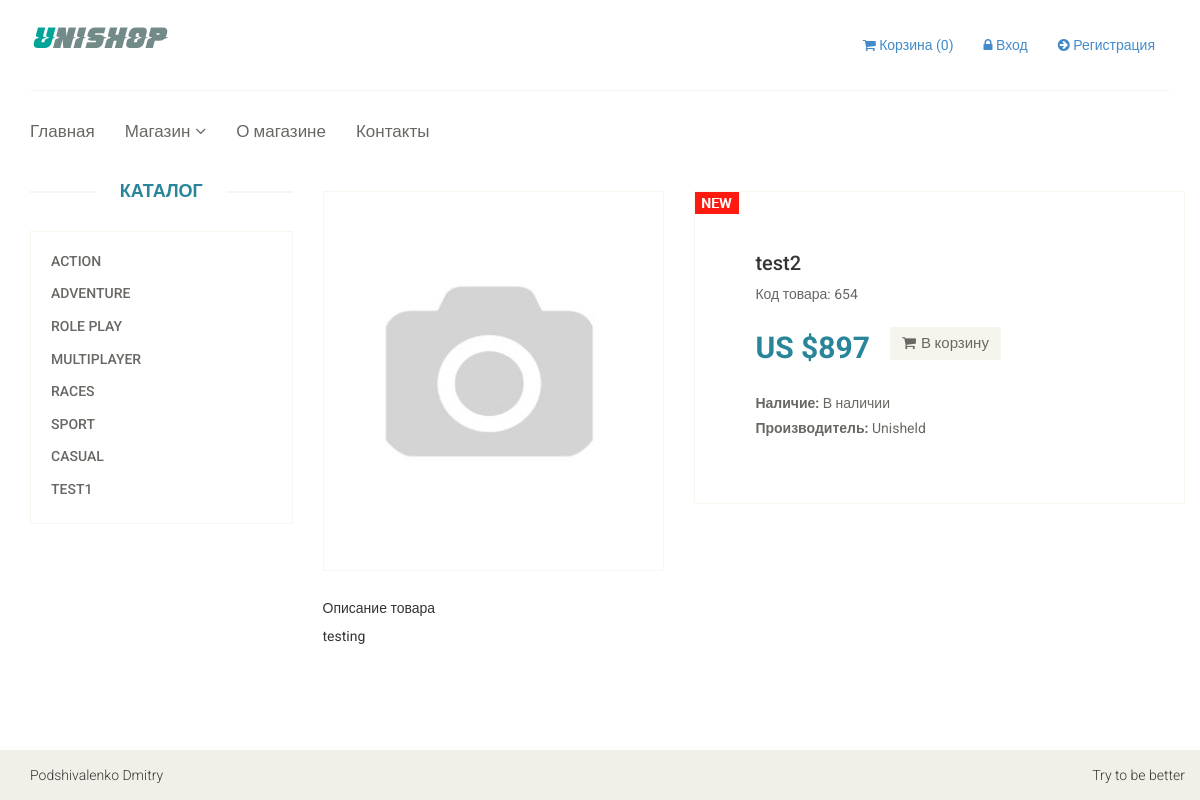
The app's page /product/17 with its own data.
### tables this page shows
CREATE TABLE `action` (
  `id` int(11) NOT NULL,
  `name` varchar(100) NOT NULL,
  `code` int(11) NOT NULL,
  `price` float NOT NULL,
  `category_id` int(11) NOT NULL,
  `brand` varchar(255) NOT NULL,
  `availability` int(11) NOT NULL,
  `description` text NOT NULL,
  `is_new` int(11) NOT NULL DEFAULT '1',
  `status` int(11) NOT NULL DEFAULT '1'
);

CREATE TABLE `game_category` (
  `id` int(11) NOT NULL,
  `name` varchar(255) NOT NULL,
  `sort_order` int(11) NOT NULL DEFAULT '0',
  `status` int(11) NOT NULL DEFAULT '1'
);

### htdocs/config/routes.php (called while the page is built)
<?php
return array(
    'product/([0-9]+)' => 'product/view/$1',
    'catalog' => 'catalog/index',
    'category/([0-9]+)/page-([0-9]+)' => 'catalog/category/$1/$2',
    'category/([0-9]+)' => 'catalog/category/$1',
    'cart/delete/([0-9]+)' => 'cart/delete/$1',
    'cart/add/([0-9]+)' => 'cart/add/$1',
    'cart/addAjax/([0-9]+)' => 'cart/addAjax/$1',
    'cart' => 'cart/index',
    'user/register' => 'user/register',
    'user/login' => 'user/login',
    'user/logout' => 'user/logout',
    'cabinet/edit' => 'cabinet/edit',
    'cabinet' => 'cabinet/index',
    'admin/product/create' => 'adminProduct/create',
    'admin/product/update/([0-9]+)' => 'adminProduct/update/$1',
    'admin/product/delete/([0-9]+)' => 'adminProduct/delete/$1',
    'admin/product' => 'adminProduct/index',
    'admin/category/create' => 'adminCategory/create',
    'admin/category/update/([0-9]+)' => 'adminCategory/update/$1',
    'admin/category/delete/([0-9]+)' => 'adminCategory/delete/$1',
    'admin/category' => 'adminCategory/index',
    'admin' => 'admin/index',
    'contacts' => 'site/contact',
    'about' => 'site/about',
    'index.php' => 'site/index',
    '' => 'site/index',
);

### htdocs/controllers/ProductController.php (called while the page is built)
<?php
class ProductController
{
    public function actionView($productId)
    {
        $categories = Category::getCategoriesList();
        $product = Product::getProductById($productId);
        require_once(ROOT . '/views/product/view.php');
        return true;
    }
}

### htdocs/index.php (called while the page is built, shortened)
<?php
require_once(ROOT.'/components/Autoload.php');
$router = new Router();
$router->run();

### htdocs/components/Autoload.php (called while the page is built, shortened)
<?php
spl_autoload_register(function($class_name)
{
    $array_paths = array(
        '/models/',
        '/components/',
        '/controllers/',
    );
    foreach ($array_paths as $path) {
        $path = ROOT . $path . $class_name . '.php';
    }
});

### htdocs/components/Cart.php (called while the page is built, shortened)
<?php
class Cart
{
    public static function countItems()
    {
        if (isset($_SESSION['products'])) {
            $count = 0;
            foreach ($_SESSION['products'] as $id => $quantity) {
                $count = $count + $quantity;
            }
            return $count;
        } else {
            return 0;
        }
    }
}

### htdocs/models/User.php (called while the page is built, shortened)
<?php
class User
{
    public static function isGuest()
    {
        return true;
    }
}

### htdocs/models/Category.php (called while the page is built, shortened)
<?php
class Category
{
    public static function getCategoriesList()
    {
        $db = Db::getConnection();
        $result = $db->query('SELECT id, name FROM game_category WHERE status = "1" ORDER BY sort_order, name ASC');
        $i = 0;
        $categoryList = array();
        while ($row = $result->fetch()) {
            $categoryList[$i]['id'] = $row['id'];
            $categoryList[$i]['name'] = $row['name'];
            $i++;
        }
        return $categoryList;
    }
}

### htdocs/models/Product.php (called while the page is built, shortened)
<?php
class Product
{
    public static function getProductById($id)
    {
        $db = Db::getConnection();
        $sql = 'SELECT * FROM action WHERE id = :id';
        $result = $db->prepare($sql);
        $result->bindParam(':id', $id, PDO::PARAM_INT);
        $result->setFetchMode(PDO::FETCH_ASSOC);
        $result->execute();
        return $result->fetch();
    }
    public static function getAvailabilityText($availability)
    {
        switch ($availability) {
            case '1':
                return 'В наличии';
                break;
        }
    }
    public static function getImage($id)
    {
        $noImage = 'no-image.jpg';
        $path = '/upload/images/products/';
        $pathToProductImage = $path . $id . '.jpg';
        return $path . $noImage;
    }
}

### htdocs/views/product/view.php (the view)
<?php include ROOT . '/views/layouts/header.php'; ?>
<section>
    <div class="container">
        <div class="row">
            <div class="col-sm-3">
                <div class="left-sidebar">
                    <h2>Каталог</h2>
                    <div class="panel-group category-products">
                        <?php foreach ($categories as $categoryItem): ?>
                            <div class="panel panel-default">
                                <div class="panel-heading">
                                    <h4 class="panel-title">
                                        <a href="/category/<?php echo $categoryItem['id']; ?>">
                                            <?php echo $categoryItem['name']; ?>
                                        </a>
                                    </h4>
                                </div>
                            </div>
                        <?php endforeach; ?>
                    </div>
                </div>
            </div>
            <div class="col-sm-9 padding-right">
                <div class="product-details">
                    <div class="row">
                        <div class="col-sm-5">
                            <div class="view-product">
                                <img src="<?php echo Product::getImage($product['id']); ?>" alt="" />
                            </div>
                        </div>
                        <div class="col-sm-7">
                            <div class="product-information">
                                <?php if ($product['is_new']): ?>
                                    <img src="/template/images/product-details/new.jpg" class="newarrival" alt="" />
                                <?php endif; ?>
                                <h2><?php echo $product['name']; ?></h2>
                                <p>Код товара: <?php echo $product['code']; ?></p>
                                <span>
                                    <span>US $<?php echo $product['price']; ?></span>
                                    <a href="#" data-id="<?php echo $product['id']; ?>"
                                       class="btn btn-default add-to-cart">
                                        <i class="fa fa-shopping-cart"></i>В корзину
                                    </a>
                                </span>
                                <p><b>Наличие:</b> <?php echo Product::getAvailabilityText($product['availability']); ?></p>
                                <p><b>Производитель:</b> <?php echo $product['brand']; ?></p>
                            </div>
                        </div>
                    </div>
                    <div class="row">
                        <div class="col-sm-12">
                            <br/>
                            <h5>Описание товара</h5>
                            <?php echo $product['description']; ?>
                        </div>
                    </div>
                </div>
            </div>
        </div>
    </div>
</section>
<?php include ROOT . '/views/layouts/footer.php'; ?>

### htdocs/components/Router.php (shortened to what this page needs)
<?php
class Router
{
    private $routes;
    public function __construct()
    {
        $routesPath = ROOT . '/config/routes.php';
        $this->routes = include($routesPath);
    }
    private function getURI()
    {
        if (!empty($_SERVER['REQUEST_URI'])) {
            return trim($_SERVER['REQUEST_URI'], '/');
        }
    }
    public function run()
    {
        $uri = $this->getURI();
        foreach ($this->routes as $uriPattern => $path) {
            if (preg_match("~$uriPattern~", $uri)) {
                $internalRoute = preg_replace("~$uriPattern~", $path, $uri);
                $segments = explode('/', $internalRoute);
                $controllerName = array_shift($segments) . 'Controller';
                $actionName = 'action' . ucfirst(array_shift($segments));
                $parameters = $segments;
                $controllerObject = new $controllerName;
                $result = call_user_func_array(array($controllerObject, $actionName), $parameters);
                if ($result != null) {
                    break;
                }
            }
        }
    }
}

### htdocs/views/layouts/header.php (shortened to what this page needs)
<!DOCTYPE html>
<html lang="ru">
    <head>
        <link href="/template/css/bootstrap.min.css" rel="stylesheet">
        <link href="/template/css/font-awesome.min.css" rel="stylesheet">
        <link href="/template/css/main.css" rel="stylesheet">
        <link href="/template/css/responsive.css" rel="stylesheet">
    </head>
    <body>
        <div class="page-wrapper">
            <header id="header">
                <div class="header-middle">
                    <div class="container">
                        <div class="row">
                            <div class="col-sm-4">
                                <div class="logo pull-left">
                                    <a href="/"><img src="/template/images/home/logo.png" alt="" /></a>
                                </div>
                            </div>
                            <div class="col-sm-8">
                                <div class="shop-menu pull-right">
                                    <ul class="nav navbar-nav">
                                        <li><a href="/cart">
                                                <i class="fa fa-shopping-cart"></i> Корзина
                                                (<span id="cart-count"><?php echo Cart::countItems(); ?></span>)
                                            </a>
                                        </li>
                                        <?php if (User::isGuest()): ?>
                                            <li><a href="/user/login/"><i class="fa fa-lock"></i> Вход</a></li>
                                            <li><a href="/user/register/"><i class="fa fa-arrow-circle-right"></i> Регистрация</a></li>
                                        <?php else: ?>
                                            <li><a href="/cabinet/"><i class="fa fa-user"></i> Аккаунт</a></li>
                                            <li><a href="/admin/"><i class="fa fa-cog"></i> Панель Администратора</a></li>
                                            <li><a href="/user/logout/"><i class="fa fa-unlock"></i> Выход</a></li>
                                        <?php endif; ?>
                                    </ul>
                                </div>
                            </div>
                        </div>
                    </div>
                </div>
                <div class="header-bottom">
                    <div class="container">
                        <div class="row">
                            <div class="col-sm-12">
                                <div class="mainmenu pull-left">
                                    <ul class="nav navbar-nav collapse navbar-collapse">
                                        <li><a href="/">Главная</a></li>
                                        <li class="dropdown"><a href="#">Магазин<i class="fa fa-angle-down"></i></a>
                                        </li>
                                        <li><a href="/about/">О магазине</a></li>
                                        <li><a href="/contacts/">Контакты</a></li>
                                    </ul>
                                </div>
                            </div>
                        </div>
                    </div>
                </div>
            </header>

### htdocs/views/layouts/footer.php (shortened to what this page needs)
    <div class="page-buffer"></div>
</div>
<footer id="footer" class="page-footer">
    <div class="footer-bottom">
        <div class="container">
            <div class="row">
                <p class="pull-left">Podshivalenko Dmitry</p>
                <p class="pull-right">Try to be better</p>
            </div>
        </div>
    </div>
</footer>
</body>
</html>

### htdocs/template/css/main.css (style rules this page uses)
body { font-family: 'Roboto', sans-serif; background:; position: relative; font-weight:400px; }
html, body { height: 100%; margin: 0; padding: 0; }
.page-wrapper { min-height: 100%; margin-bottom: -50px; }
.page-buffer { height: 50px; }
ul li { list-style: none; }
a { -webkit-transition: 300ms; -moz-transition: 300ms; -o-transition: 300ms; transition: 300ms; }
h1, h2, h3, h4, h5, h6 { font-family: 'Roboto', sans-serif; }
.header-middle .container .row { border-bottom: 1px solid #f5f5f5; margin-left: 0; margin-right: 0; padding-bottom: 20px; padding-top: 20px; }
.header-middle .container .row .col-sm-4 { padding-left: 0; }
.header-middle .container .row .col-sm-8 { padding-right:0; }
.header-bottom { padding-bottom: 30px; padding-top: 30px; }
.navbar-collapse.collapse { padding-left: 0; }
.mainmenu ul li { padding-right: 15px; padding-left: 15px; }
.mainmenu ul li:first-child { padding-left: 0px; }
.mainmenu ul li a { color: #696763; font-family: 'Roboto', sans-serif; font-size: 17px; font-weight: 300; padding: 0; padding-bottom: 10px; }
.fa-angle-down { padding-left: 5px; }
#footer { background: #F0F0E9; height: 50px; }
.footer-bottom { padding-top: 15px; }
.footer-bottom p { color: #363432; font-family: 'Roboto', sans-serif; font-weight: 300; margin-left: 15px; }
.category-products { border: 1px solid #F7F7F0; margin-bottom: 35px; padding-bottom: 20px; padding-top: 15px; }
.left-sidebar h2, .brands_products h2 { color: #298599; font-family: 'Roboto', sans-serif; font-size: 18px; font-weight: 700; margin: 0 auto 30px; text-align: center; text-transform: uppercase; position: relative; z-index:3; }
.left-sidebar h2:after, h2.title:after { content: " "; position: absolute; border: 1px solid #f5f5f5; bottom:8px; left: 0; width: 100%; height: 0; z-index: -2; }
.left-sidebar h2:before { content: " "; position: absolute; background: #fff; bottom: -6px; width: 130px; height: 30px; z-index: -1; left: 50%; margin-left: -65px; }
.category-products .panel { background-color: #FFFFFF; border: 0px; border-radius: 0px; box-shadow:none; margin-bottom: 0px; }
.category-products .panel-default .panel-heading { background-color: #FFFFFF; border: 0 none; color: #FFFFFF; padding: 5px 20px; }
.category-products .panel-default .panel-heading .panel-title a { color: #696763; font-family: 'Roboto', sans-serif; font-size: 14px; text-decoration: none; text-transform: uppercase; }
.padding-right { padding-right: 0; }
.add-to-cart, .checkout, .back { background:#F5F5ED; border: 0 none; border-radius: 0; color: #696763; font-family: 'Roboto', sans-serif; font-size: 15px; margin-bottom: 25px; }
.add-to-cart i { margin-right:5px; }
.product-details { overflow:hidden; }
.product-details { margin-bottom: 40px; overflow: hidden; margin-top: 10px; }
.view-product { position: relative; }
.view-product img { border: 1px solid #F7F7F0; height: 380px; width: 100%; }
.product-information { border: 1px solid #F7F7F0; overflow: hidden; padding-bottom: 60px; padding-left: 60px; padding-top: 60px; position: relative; }
.newarrival { position:absolute; top:0; left:0 }
.product-information h2 { color: #363432; font-family: 'Roboto', sans-serif; font-size: 20px; margin-top: 0; }
.product-information p { color: #696763; font-family: 'Roboto', sans-serif; margin-bottom: 5px; }
.product-information span { display: inline-block; margin-bottom: 8px; margin-top: 18px; }
.product-information span span { color: #298599; float: left; font-family: 'Roboto', sans-serif; font-size: 30px; font-weight: 700; margin-right: 20px; margin-top: 0px; }

### records on screen
action: is_new 1 (drawn), name "test2", code "654", price "897", availability "В наличии", brand "Unisheld", description "testing"
game_category: name "ACTION"
game_category: name "ADVENTURE"
game_category: name "ROLE PLAY"
game_category: name "MULTIPLAYER"
game_category: name "RACES"
game_category: name "SPORT"
game_category: name "CASUAL"
game_category: name "TEST1"
